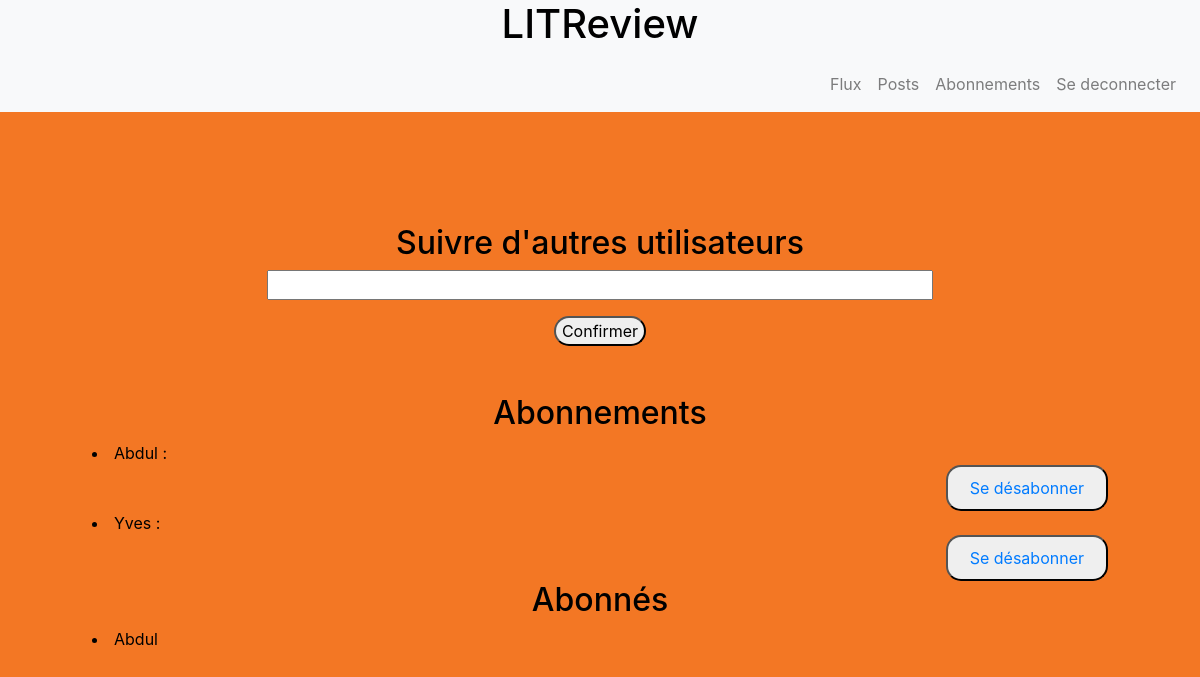
/follow-users/ (signed in), run on an earlier commit of the app's database.
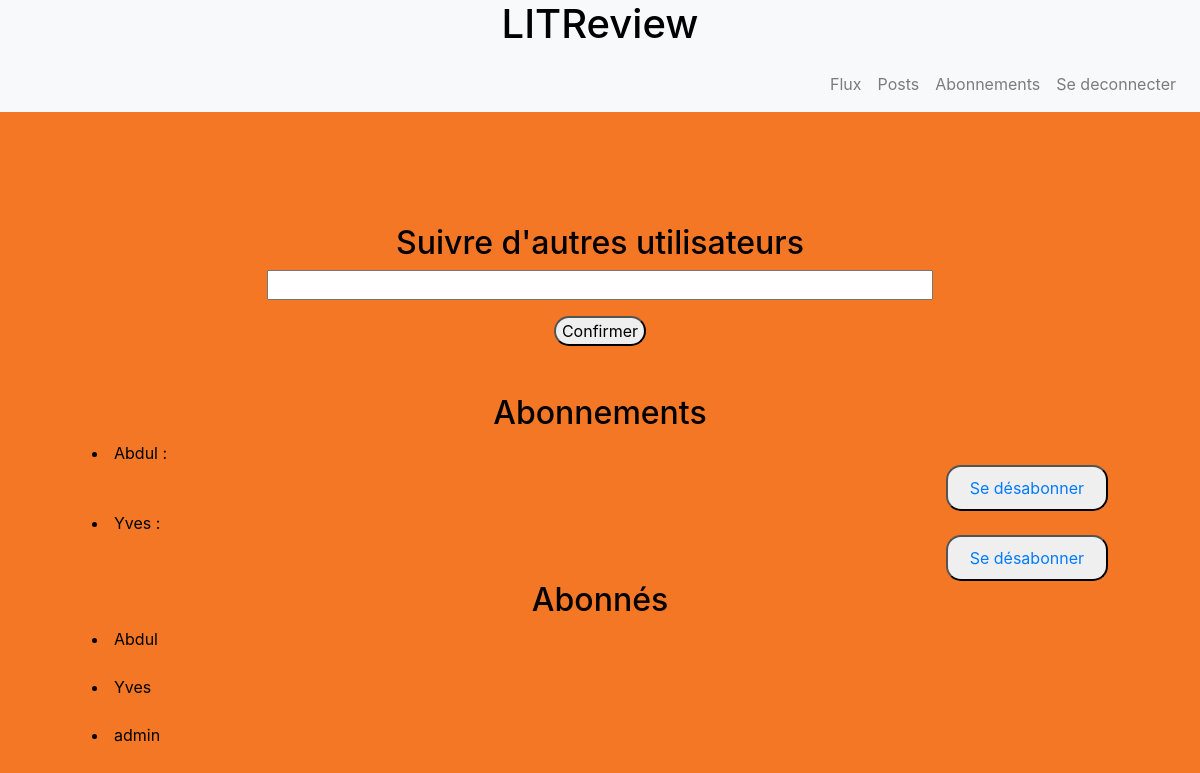
And on a later commit of the database.
### authentication/models.py (models this page shows)
class UserFollow(models.Model):
    user = models.ForeignKey(
        to=settings.AUTH_USER_MODEL, on_delete=models.CASCADE, related_name="following"
    )
    followed_user = models.ForeignKey(
        to=settings.AUTH_USER_MODEL,
        on_delete=models.CASCADE,
        related_name="followed_by",
    )
    class Meta:
        unique_together = (
            "user",
            "followed_user",
        )

class User(AbstractUser):
    ...

### flux/views.py (the view, shortened to what this page needs)
# urls.py: path('follow-users/', flux_views.user_follow, name='follow-users'),
@login_required()
def user_follow(request):
    user_form = forms.UserFollowsForm()
    following = UserFollow.objects.filter(user=request.user)
    followed_by = UserFollow.objects.filter(followed_user=request.user)
    if len(following) == 0 or len(followed_by) == 0:
        message = "On dirait qu'il n'y a personne ..."
    else:
        message = None
    context = {
        "following": following,
        "followed_by": followed_by,
        "form": user_form,
        "message": message
    }
    return render(
        request,
        "flux/follow_users_form.html",
        context=context,
    )

### flux/forms.py
class UserFollowsForm(forms.Form):
    username_follow = forms.CharField(
        label="", max_length=60, widget=forms.TextInput(attrs={"size": "60"})
    )

### flux/templates/flux/follow_users_form.html (shortened to what this page needs)
{% extends 'base.html' %}
{% block content %}
<div class="jumbotron bg-transparent">
    <h2>Suivre d'autres utilisateurs</h2>
    <form method="post">
        {{ form.as_p }}
        <button type="submit" >Confirmer</button>
    </form>
    <br>
    <br>
    <div class="container">
        <h2>Abonnements</h2>
        {% for user in following %}
        <li>{{ user.followed_user.username }} :</li>
        <div class="following">
            <button>
                <a class="nav-link" href="{% url 'delete-user-follow' user.followed_user.id %} " >Se désabonner</a>
            </button>
        </div>
        {% endfor %}
        <h2>Abonnés</h2>
        <div class="follower">
            {% for user in followed_by %}
                <li>{{user.user.username}}</li>
            <br>
            {% endfor %}
        </div>
        <br>
    </div>
</div>
{% endblock content %}

### templates/base.html (shortened to what this page needs)
<!DOCTYPE html>
{% load static %}
<html lang="fr">
<head>
    <link rel="stylesheet" href="https://stackpath.bootstrapcdn.com/bootstrap/4.4.1/css/bootstrap.min.css"
>
    <link rel="stylesheet" href="{% static 'styles.css' %}" />
</head>
<body>
    <div class="bg-light">
        <h1>LITReview</h1>
        {% if user.is_authenticated %}
            <nav class="navbar navbar-expand-lg navbar-light">
                <ul class="navbar-nav ml-auto">
                    <li class="nav-item">
                        <a class="nav-link" href="{% url 'home' %}">Flux</a>
                    </li>
                    <li class="nav-item">
                        <a class="nav-link" href="{% url 'my-posts' %}">Posts</a>
                    </li>
                    <li class="nav-item">
                        <a class="nav-link" href="{% url 'follow-users' %}">Abonnements</a>
                    </li>
                    <li class="nav-item">
                        <a class="nav-link" href="{% url 'logout' %}">Se deconnecter</a>
                    </li>
                </ul>
            </nav>
        {% endif %}
    </div>
    <div class="container my-5">
        {% block content %}{% endblock content %}
    </div>
</body>
</html>

### static/styles.css (style rules this page uses)
body { background: #f37724; color: black; height: 50%; }
input, h2, h1 { text-align: center; }
button { border-radius: 15px; }
.delete_form, form { display: -webkit-box; display: -ms-flexbox; display: flex; -webkit-box-orient: vertical; -webkit-box-direction: normal; -ms-flex-direction: column; flex-direction: column; -webkit-box-align: center; -ms-flex-align: center; align-items: center; -webkit-box-pack: none; -ms-flex-pack: none; justify-content: none; }
.following { display: -webkit-box; display: -ms-flexbox; display: flex; -webkit-box-orient: vertical; -webkit-box-direction: normal; -ms-flex-direction: column; flex-direction: column; -webkit-box-align: end; -ms-flex-align: end; align-items: flex-end; -webkit-box-pack: justify; -ms-flex-pack: justify; justify-content: space-between; width: 100%; }

What changed in the data, as far as the page shows it:
added UserFollow: user.username "Yves", shown under "Abonnés"
added UserFollow: user.username "admin", shown under "Abonnés"
